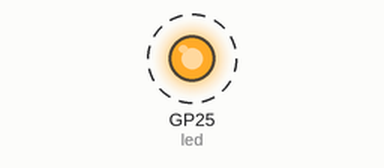
The program below on a simulated Raspberry Pi Pico running MicroPython. Shown: output pins drawn as LEDs (lit = HIGH). Dashed ring = blinking. Threads take turns every 2 ms; what the program prints to the serial console is not drawn. At 15.0 s the program stops and its outputs stay as they are.

Above: at 0.2 s.
Timing chart, 0 to 3.0 s (numbered marks = the images above):
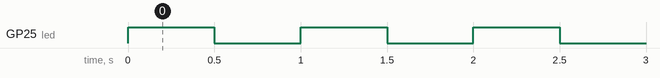

Measured:
- by itself, GP25 (led): alternates HIGH for 0.50 s and LOW for 0.50 s, 20 changes in all, then stays LOW

The program:

sample_multicore.py
```python
import time, _thread, machine

data = ""

def task(n, delay):
    led = machine.Pin(25, machine.Pin.OUT)
    for i in range(n):
        led.high()
        time.sleep(delay)
        led.low()
        time.sleep(delay)
        data = i
    print('done')

_thread.start_new_thread(task, (10, 0.5))

for i in range(10):
    print(data)
    time.sleep(1.5)
```
